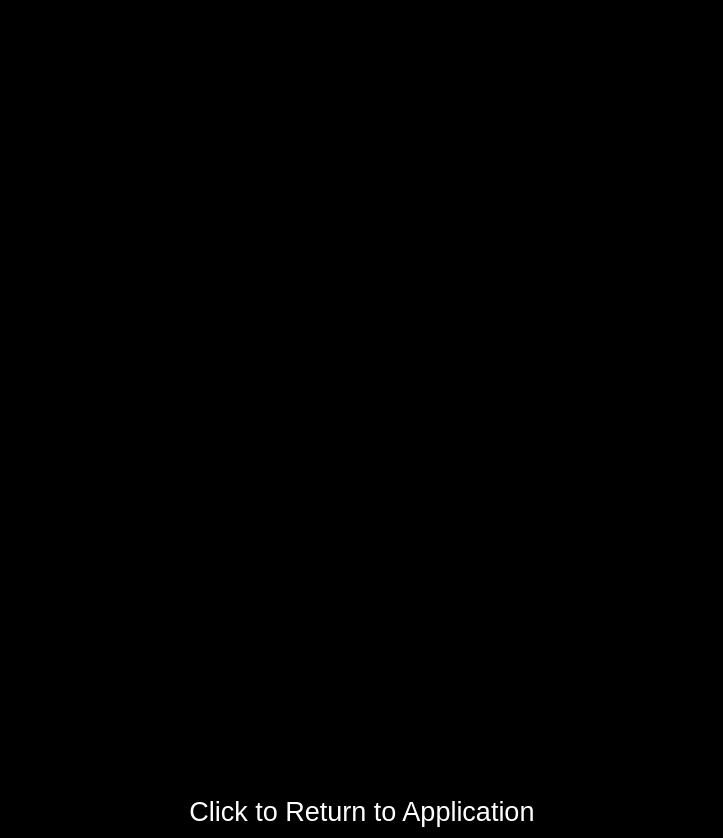
<?xml version="1.0" encoding="UTF-8"?>
<ui version="4.0">
 <class>BlackoutWidget</class>
 <widget class="QWidget" name="BlackoutWidget">
  <property name="geometry">
   <rect>
    <x>0</x>
    <y>0</y>
    <width>723</width>
    <height>838</height>
   </rect>
  </property>
  <property name="palette">
   <palette>
    <active>
     <colorrole role="Window">
      <brush brushstyle="SolidPattern">
       <color alpha="255">
        <red>0</red>
        <green>0</green>
        <blue>0</blue>
       </color>
      </brush>
     </colorrole>
    </active>
    <inactive>
     <colorrole role="Window">
      <brush brushstyle="SolidPattern">
       <color alpha="255">
        <red>0</red>
        <green>0</green>
        <blue>0</blue>
       </color>
      </brush>
     </colorrole>
    </inactive>
    <disabled>
     <colorrole role="Window">
      <brush brushstyle="SolidPattern">
       <color alpha="255">
        <red>0</red>
        <green>0</green>
        <blue>0</blue>
       </color>
      </brush>
     </colorrole>
    </disabled>
   </palette>
  </property>
  <layout class="QGridLayout" name="gridLayout">
   <item row="0" column="1">
    <spacer name="verticalSpacer">
     <property name="orientation">
      <enum>Qt::Vertical</enum>
     </property>
     <property name="sizeHint" stdset="0">
      <size>
       <width>20</width>
       <height>40</height>
      </size>
     </property>
    </spacer>
   </item>
   <item row="1" column="1">
    <widget class="QToolButton" name="iconButton">
     <property name="sizePolicy">
      <sizepolicy hsizetype="Expanding" vsizetype="Fixed">
       <horstretch>0</horstretch>
       <verstretch>0</verstretch>
      </sizepolicy>
     </property>
     <property name="minimumSize">
      <size>
       <width>512</width>
       <height>512</height>
      </size>
     </property>
     <property name="maximumSize">
      <size>
       <width>512</width>
       <height>512</height>
      </size>
     </property>
     <property name="styleSheet">
      <string notr="true">background: url(:/images/bigOpenBoard.png); border: none;</string>
     </property>
     <property name="text">
      <string notr="true"/>
     </property>
    </widget>
   </item>
   <item row="2" column="1">
    <spacer name="verticalSpacer_2">
     <property name="orientation">
      <enum>Qt::Vertical</enum>
     </property>
     <property name="sizeHint" stdset="0">
      <size>
       <width>20</width>
       <height>40</height>
      </size>
     </property>
    </spacer>
   </item>
   <item row="3" column="1">
    <widget class="QLabel" name="labelClickToReturn">
     <property name="sizePolicy">
      <sizepolicy hsizetype="Expanding" vsizetype="Preferred">
       <horstretch>0</horstretch>
       <verstretch>0</verstretch>
      </sizepolicy>
     </property>
     <property name="palette">
      <palette>
       <active>
        <colorrole role="WindowText">
         <brush brushstyle="SolidPattern">
          <color alpha="255">
           <red>255</red>
           <green>255</green>
           <blue>255</blue>
          </color>
         </brush>
        </colorrole>
       </active>
       <inactive>
        <colorrole role="WindowText">
         <brush brushstyle="SolidPattern">
          <color alpha="255">
           <red>255</red>
           <green>255</green>
           <blue>255</blue>
          </color>
         </brush>
        </colorrole>
       </inactive>
       <disabled>
        <colorrole role="WindowText">
         <brush brushstyle="SolidPattern">
          <color alpha="255">
           <red>113</red>
           <green>113</green>
           <blue>113</blue>
          </color>
         </brush>
        </colorrole>
       </disabled>
      </palette>
     </property>
     <property name="font">
      <font>
       <pointsize>20</pointsize>
      </font>
     </property>
     <property name="text">
      <string>Click to Return to Application</string>
     </property>
     <property name="alignment">
      <set>Qt::AlignCenter</set>
     </property>
    </widget>
   </item>
   <item row="1" column="0">
    <spacer name="horizontalSpacer">
     <property name="orientation">
      <enum>Qt::Horizontal</enum>
     </property>
     <property name="sizeHint" stdset="0">
      <size>
       <width>40</width>
       <height>20</height>
      </size>
     </property>
    </spacer>
   </item>
   <item row="1" column="2">
    <spacer name="horizontalSpacer_2">
     <property name="orientation">
      <enum>Qt::Horizontal</enum>
     </property>
     <property name="sizeHint" stdset="0">
      <size>
       <width>40</width>
       <height>20</height>
      </size>
     </property>
    </spacer>
   </item>
  </layout>
 </widget>
 <resources>
  <include location="../Resources/WBoard.qrc"/>
 </resources>
 <connections/>
</ui>
